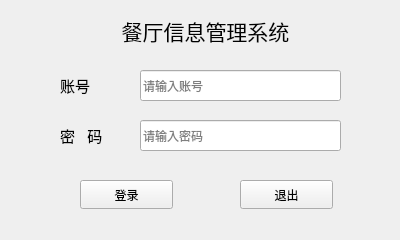
<?xml version="1.0" encoding="UTF-8"?>
<ui version="4.0">
 <class>Page_Login</class>
 <widget class="QWidget" name="Page_Login">
  <property name="geometry">
   <rect>
    <x>0</x>
    <y>0</y>
    <width>400</width>
    <height>240</height>
   </rect>
  </property>
  <property name="minimumSize">
   <size>
    <width>400</width>
    <height>240</height>
   </size>
  </property>
  <property name="maximumSize">
   <size>
    <width>400</width>
    <height>240</height>
   </size>
  </property>
  <property name="windowTitle">
   <string>登录</string>
  </property>
  <property name="windowIcon">
   <iconset resource="res.qrc">
    <normaloff>:/Logo.jpg</normaloff>:/Logo.jpg</iconset>
  </property>
  <property name="toolTip">
   <string>这是登录窗口</string>
  </property>
  <widget class="QLineEdit" name="le_userID">
   <property name="geometry">
    <rect>
     <x>140</x>
     <y>70</y>
     <width>201</width>
     <height>31</height>
    </rect>
   </property>
   <property name="maxLength">
    <number>8</number>
   </property>
   <property name="placeholderText">
    <string>请输入账号</string>
   </property>
  </widget>
  <widget class="QLineEdit" name="le_password">
   <property name="geometry">
    <rect>
     <x>140</x>
     <y>120</y>
     <width>201</width>
     <height>31</height>
    </rect>
   </property>
   <property name="text">
    <string/>
   </property>
   <property name="maxLength">
    <number>8</number>
   </property>
   <property name="echoMode">
    <enum>QLineEdit::Password</enum>
   </property>
   <property name="placeholderText">
    <string>请输入密码</string>
   </property>
  </widget>
  <widget class="QPushButton" name="btn_login">
   <property name="geometry">
    <rect>
     <x>80</x>
     <y>180</y>
     <width>93</width>
     <height>29</height>
    </rect>
   </property>
   <property name="text">
    <string>登录</string>
   </property>
  </widget>
  <widget class="QPushButton" name="btn_exit">
   <property name="geometry">
    <rect>
     <x>240</x>
     <y>180</y>
     <width>93</width>
     <height>29</height>
    </rect>
   </property>
   <property name="text">
    <string>退出</string>
   </property>
  </widget>
  <widget class="QLabel" name="label">
   <property name="geometry">
    <rect>
     <x>60</x>
     <y>70</y>
     <width>71</width>
     <height>31</height>
    </rect>
   </property>
   <property name="font">
    <font>
     <pointsize>11</pointsize>
    </font>
   </property>
   <property name="text">
    <string>账号</string>
   </property>
  </widget>
  <widget class="QLabel" name="label_2">
   <property name="geometry">
    <rect>
     <x>60</x>
     <y>120</y>
     <width>61</width>
     <height>31</height>
    </rect>
   </property>
   <property name="font">
    <font>
     <pointsize>11</pointsize>
    </font>
   </property>
   <property name="text">
    <string>密   码</string>
   </property>
  </widget>
  <widget class="QLabel" name="label_3">
   <property name="geometry">
    <rect>
     <x>90</x>
     <y>0</y>
     <width>231</width>
     <height>61</height>
    </rect>
   </property>
   <property name="font">
    <font>
     <pointsize>16</pointsize>
    </font>
   </property>
   <property name="text">
    <string>餐厅信息管理系统</string>
   </property>
   <property name="alignment">
    <set>Qt::AlignCenter</set>
   </property>
  </widget>
 </widget>
 <resources>
  <include location="res.qrc"/>
 </resources>
 <connections/>
</ui>
